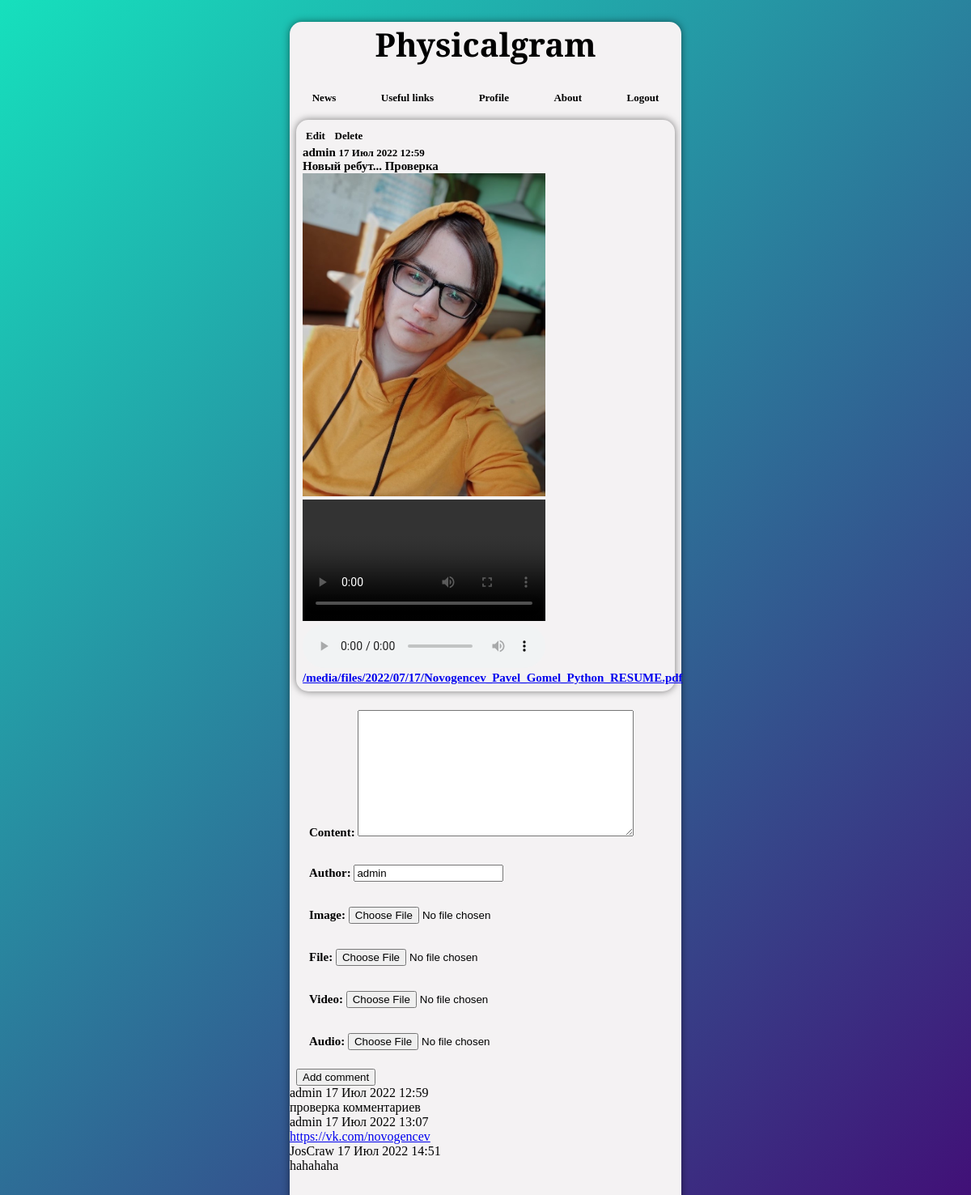
/1/ (signed in), run on the app's committed database.
### news/models.py (models this page shows)
class Post(models.Model):
    content = models.TextField(null=True, blank=False)
    image = models.ImageField(upload_to='image/%Y/%m/%d/',blank=True,null=True)
    file = models.FileField(upload_to='files/%Y/%m/%d/',blank=True,null=True)
    video = models.FileField(upload_to='video/%Y/%m/%d/',blank=True,null=True)
    audio = models.FileField(upload_to='audio/%Y/%m/%d/',blank=True,null=True)
    author = models.ForeignKey(AdvUser, on_delete=models.CASCADE, null=True)
    pubdate = models.DateTimeField(auto_now_add=True, db_index=True, verbose_name='Publication date')
    class Meta:
        verbose_name_plural = 'Posts'
        verbose_name = 'Post'
        ordering = ['-pubdate']

class AdvUser(AbstractUser):
    is_activated = models.BooleanField(default=True, db_index=True,
                                       verbose_name='Прошел активацию?')
    class Meta(AbstractUser.Meta):
        pass

class Comment(models.Model):
	post = models.ForeignKey(Post,on_delete=models.CASCADE,null=True)
	content = models.TextField(null=True, blank=False)
	author = models.CharField(max_length=30)
	pubdate = models.DateTimeField(auto_now_add=True, db_index=True)
	image = models.ImageField(upload_to='image/%Y/%m/%d/',blank=True,null=True)
	file = models.FileField(upload_to='files/%Y/%m/%d/',blank=True,null=True)
	video = models.FileField(upload_to='video/%Y/%m/%d/',blank=True,null=True)
	audio = models.FileField(upload_to='audio/%Y/%m/%d/',blank=True,null=True)
	class Meta:
		verbose_name_plural = 'Comments'
		verbose_name = 'Comment'
		ordering = ['pubdate']

### news/views.py (the view)
# urls.py: path('<int:pk>/', detail,name='detail'),
@login_required
def detail(request, pk):
    post = get_object_or_404(Post, pk=pk)
    comments = Comment.objects.filter(post=pk)
    initial= {'post':post.pk}
    initial['author'] = request.user.username
    form_class = CommentForm
    form = form_class(initial=initial)
    if request.method == 'POST' or request.FILES:
    	c_form = form_class(request.POST,request.FILES)
    	if c_form.is_valid():
    		c_form.save()
    	else:
    		form = c_form
    return render(request, 'news/detail.html',{'post':post,'comments':comments,'form':form})

### news/forms.py
class CommentForm(ModelForm):
	class Meta:
		model = Comment
		fields = '__all__'
		widgets = {'post':forms.HiddenInput}

### news/templates/news/detail.html (shortened to what this page needs)
{% extends "layout/basic.html" %}
{% block content %}
<div>
	<p class="p">
		<a href="{% url 'news:edit_post' pk=post.pk %}" class="sbtn">Edit</a>
		<a href="{% url 'news:delete_post' pk=post.pk %}" class="sbtn">Delete</a><br>
		{{ post.author }} <a class="small">{{ post.pubdate|date:"d M Y H:i" }}</a><br>
		{{ post.content|urlize }}<br>
		{% if post.image %}
			<img src="{{ post.image.url }}" class='main-image'><br>
		{% endif %}
		{% if post.video %}
			<video src="{{ post.video.url }}" width="300" controls="controls"></video><br>
		{% endif %}
		{% if post.audio %}
			<audio src="{{ post.audio.url }}" controls="controls"></audio><br>
		{% endif %}
		{% if post.file %}
			<a href='{{ post.file.url }}' download="">{{ post.file.url }}</a><br>
		{% endif %}
		<form method="post">
			{{ form.as_p }}
			<button type="submit">Add comment</button>
		</form>
		{% if comments %}
			{% for comment in comments %}
				{{ comment.author }} {{ comment.pubdate|date:"d M Y H:i" }}<br>
				{{ comment.content|urlize }}<br>
			{% endfor %}
		{% endif %}
	</p>
</div>
{% endblock %}

### news/templates/layout/basic.html (shortened to what this page needs)
{% load static %}
<!DOCTYPE html>
<html>
<head>
	<link rel="stylesheet" type="text/css" href="{% static 'news/style.css' %}">
</head>
<body>
	<div class="c">
		<header>
			<h1><a href="{% url 'news:index' %} " class="sbtnn">Physicalgram</a></h1>
		</header>
		<nav>
			{% if user.is_authenticated %}
			<a href="{% url 'news:index' %} "class="sbtn">News</a>
			<a href="{% url 'news:good' %}"class="sbtn">Useful links</a>
			<a href="{% url 'news:profile' %}"class="sbtn">Profile</a>
			<a href="{% url 'news:about' %}"class="sbtn">About</a>
			<a href="{% url 'news:logout' %}"class="sbtn">Logout</a>
			{% else %}
			<a href="{% url 'news:login' %}"class="sbtn">Login</a>
			<a href="{% url 'news:register' %}"class="sbtn">Registration</a>
			{% endif %}
		</nav>
		<section>
			{% block content %}
			{% endblock %}
		</section>
</body>
</html>

### news/static/news/style.css (style rules this page uses)
body { background: linear-gradient(-45deg, #000000, #a4036f,#420c76, #16e0bd); background-size: 300% 300%; animation: gradient 15s ease infinite; background-attachment: fixed; }
header h1 { font-family: 'Playfair Display SC', serif; font-size: 40px; text-align: center; }
nav { display: flex; justify-content: space-around; }
section { min-height: 100vh; font-family: 'Tahoma', serif; }
.p { box-shadow: 0 0 10px rgba(0,0,0,0.5); }
p { font-size: 15px; font-weight: 700; margin-right: 8px; margin-left: 8px; border-radius: 15px; padding: 8px 8px 8px 8px; }
.sbtn { text-decoration: none; display: inline-flex; justify-content: space-between; color: rgb(0,0,0); font-family: 'Tahoma', serif; font-weight: 600; font-size: 13px; border-radius: 15px; padding: 4px 4px 4px 4px; }
.sbtnn { text-decoration: none; color: black; }
.small { font-size: 13px; }
.c { background-color:rgb(244, 242, 243); border-radius: 15px; box-shadow: 0 0 10px rgba(0,0,0,0.5); margin-left: 350px; margin-right: 350px; padding-bottom: 1px; margin-bottom: 35px; }
form { margin-left: 8px; font-weight: 700; font-size: 15px; }
img.main-image { width: 300px; }

### data on the page
Post: author "admin", pubdate "17 Июл 2022 12:59", content "Новый ребут... Проверка", image (picture), file "/media/files/2022/07/17/Novogencev_Pavel_Gomel_Python_RESUME.pdf"
Comment: author "admin", pubdate "17 Июл 2022 12:59", content "проверка комментариев"
Comment: author "admin", pubdate "17 Июл 2022 13:07", content "https://vk.com/novogencev"
Comment: author "JosCraw", pubdate "17 Июл 2022 14:51", content "hahahaha"
